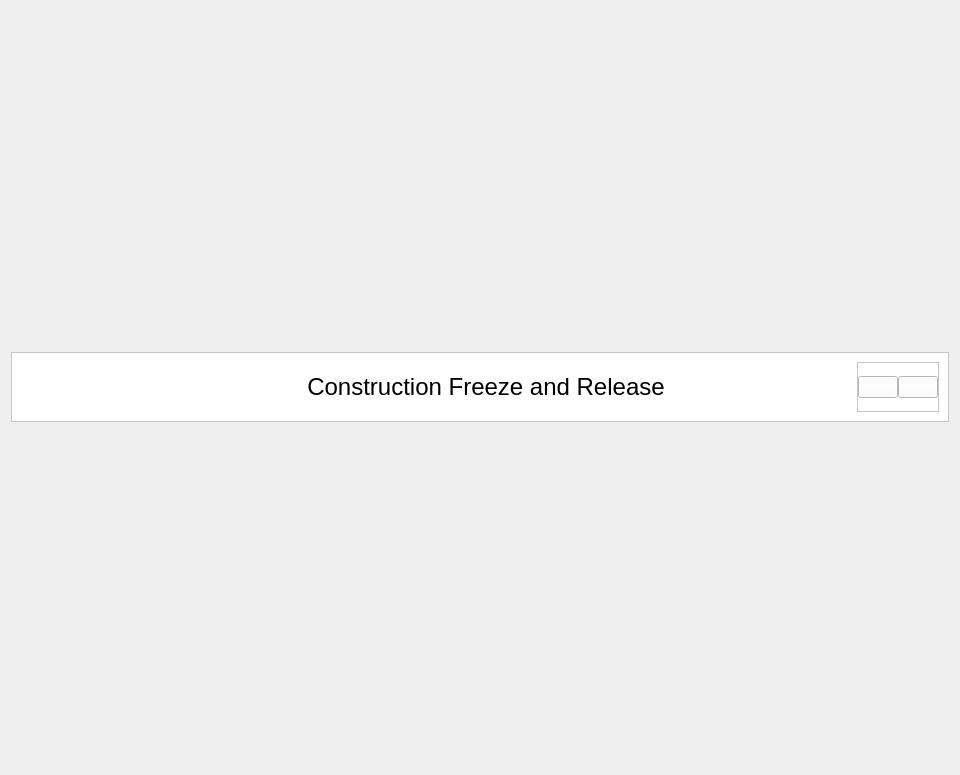
<?xml version="1.0" encoding="UTF-8"?>
<ui version="4.0">
 <class>Form</class>
 <widget class="QWidget" name="Form">
  <property name="geometry">
   <rect>
    <x>0</x>
    <y>0</y>
    <width>960</width>
    <height>775</height>
   </rect>
  </property>
  <property name="windowTitle">
   <string>Form</string>
  </property>
  <layout class="QVBoxLayout" name="mainLayout">
   <item>
    <widget class="QFrame" name="headerContainer_2">
     <property name="sizePolicy">
      <sizepolicy hsizetype="Preferred" vsizetype="Fixed">
       <horstretch>0</horstretch>
       <verstretch>0</verstretch>
      </sizepolicy>
     </property>
     <property name="minimumSize">
      <size>
       <width>0</width>
       <height>70</height>
      </size>
     </property>
     <property name="styleSheet">
      <string notr="true">background-color: rgb(255, 255, 255);</string>
     </property>
     <property name="frameShape">
      <enum>QFrame::StyledPanel</enum>
     </property>
     <property name="frameShadow">
      <enum>QFrame::Raised</enum>
     </property>
     <layout class="QHBoxLayout" name="horizontalLayout_4">
      <property name="spacing">
       <number>59</number>
      </property>
      <item>
       <widget class="QLabel" name="label_9">
        <property name="maximumSize">
         <size>
          <width>95</width>
          <height>45</height>
         </size>
        </property>
        <property name="text">
         <string/>
        </property>
        <property name="pixmap">
         <pixmap resource="../resources.qrc">:/Icons/Icons/Logo_twojpartner1.png</pixmap>
        </property>
        <property name="scaledContents">
         <bool>true</bool>
        </property>
       </widget>
      </item>
      <item alignment="Qt::AlignHCenter">
       <widget class="QLabel" name="currentPageLabel">
        <property name="sizePolicy">
         <sizepolicy hsizetype="Expanding" vsizetype="Preferred">
          <horstretch>0</horstretch>
          <verstretch>0</verstretch>
         </sizepolicy>
        </property>
        <property name="font">
         <font>
          <pointsize>18</pointsize>
          <italic>false</italic>
         </font>
        </property>
        <property name="text">
         <string>Construction Freeze and Release</string>
        </property>
        <property name="alignment">
         <set>Qt::AlignCenter</set>
        </property>
        <property name="indent">
         <number>-1</number>
        </property>
       </widget>
      </item>
      <item>
       <widget class="QFrame" name="frame_7">
        <property name="sizePolicy">
         <sizepolicy hsizetype="Maximum" vsizetype="Preferred">
          <horstretch>0</horstretch>
          <verstretch>0</verstretch>
         </sizepolicy>
        </property>
        <property name="frameShape">
         <enum>QFrame::StyledPanel</enum>
        </property>
        <property name="frameShadow">
         <enum>QFrame::Raised</enum>
        </property>
        <layout class="QHBoxLayout" name="horizontalLayout_5">
         <property name="spacing">
          <number>0</number>
         </property>
         <property name="leftMargin">
          <number>0</number>
         </property>
         <property name="topMargin">
          <number>0</number>
         </property>
         <property name="rightMargin">
          <number>0</number>
         </property>
         <property name="bottomMargin">
          <number>0</number>
         </property>
         <item>
          <widget class="QPushButton" name="minimizeBtn">
           <property name="text">
            <string/>
           </property>
           <property name="icon">
            <iconset resource="../resources.qrc">
             <normaloff>:/Icons/Icons/minus.svg</normaloff>:/Icons/Icons/minus.svg</iconset>
           </property>
           <property name="iconSize">
            <size>
             <width>24</width>
             <height>24</height>
            </size>
           </property>
          </widget>
         </item>
         <item>
          <widget class="QPushButton" name="closeBtn">
           <property name="text">
            <string/>
           </property>
           <property name="icon">
            <iconset resource="../resources.qrc">
             <normaloff>:/Icons/Icons/x.svg</normaloff>:/Icons/Icons/x.svg</iconset>
           </property>
           <property name="iconSize">
            <size>
             <width>24</width>
             <height>24</height>
            </size>
           </property>
          </widget>
         </item>
        </layout>
       </widget>
      </item>
     </layout>
    </widget>
   </item>
  </layout>
 </widget>
 <resources>
  <include location="../resources.qrc"/>
 </resources>
 <connections/>
</ui>
